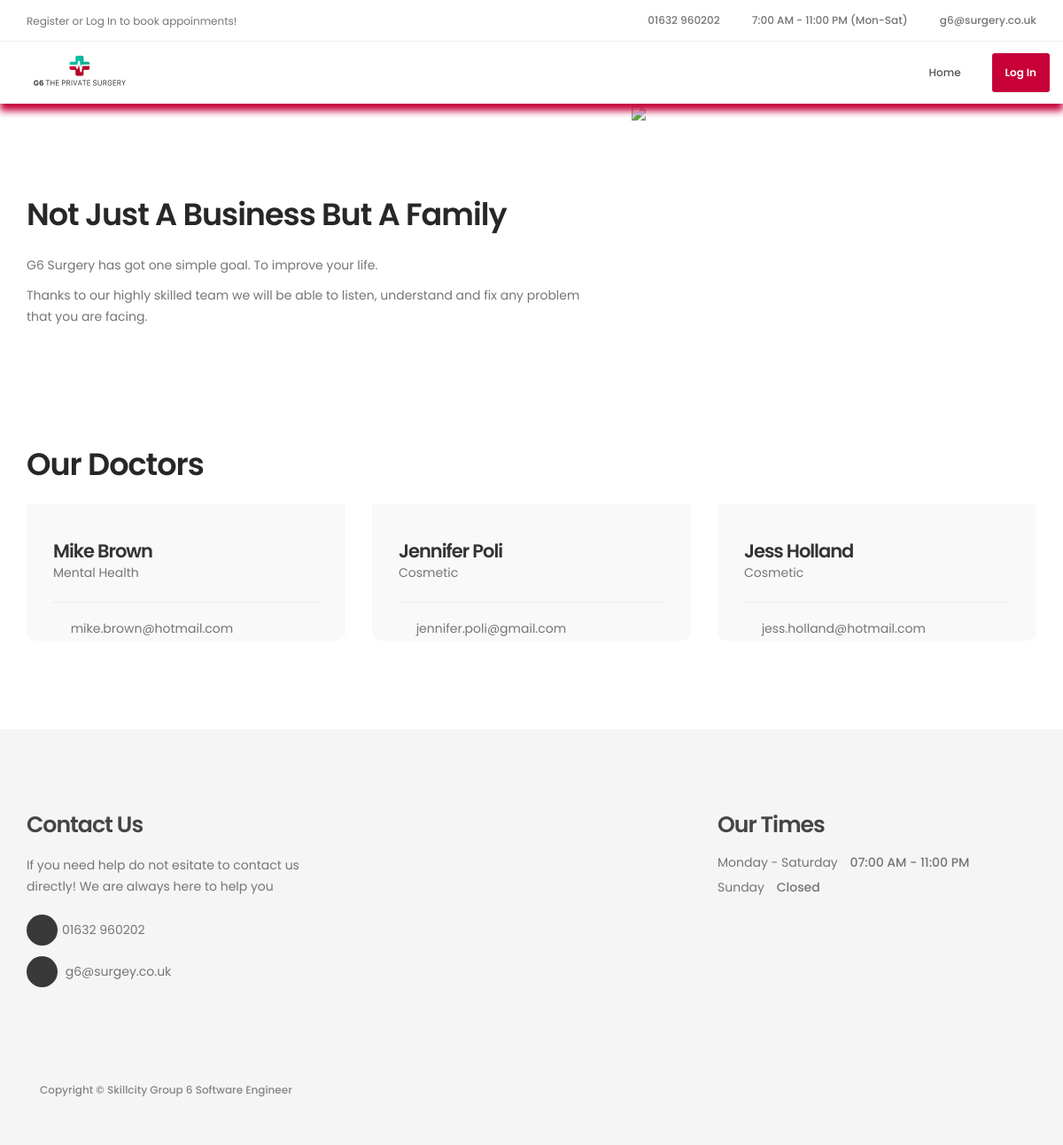
/about, run on the app's committed database.
### g6/models.py (models this page shows)
class Doctor(models.Model):
    user = models.OneToOneField(User, on_delete=models.CASCADE)
    department = models.CharField(max_length=200)

### g6/views.py (the view)
# urls.py: path('about', views.about, name="about"),
def about(request):
    doctors = Doctor.objects.all()
    return render(request, 'about-us.html', {'doctors': doctors})

### g6/templates/about-us.html
{% load static %}
<!DOCTYPE html>
<html lang="en-GB">
     {% include "header.html" %}
     <section id="">
          <div class="container">
               <div class="row">
                    <div style="margin-top: 80px;" class="col-md-7 col-sm-7">
                         <div class="about-info">
                              <h2 class="wow fadeInUp" data-wow-delay="0.6s">Not Just A Business But A Family</h2>
                              <div class="wow fadeInUp" data-wow-delay="0.8s">
                                   <p>G6 Surgery has got one simple goal. To improve your life. </p>
                                   <p>Thanks to our highly skilled team we will be able to listen, understand and fix any problem that you are facing.</p>
                              </div>
                         </div>
                    </div>
                    <div class="col-md-5 col-sm-5">
                         <div style="position: relative; height: 100%; width: 100%;">
                              <img style="width: 70%; height:auto" src="{% static 'g6/img/homepage/about-image.png' %}">
                         </div>
                    </div>
               </div>
          </div>
     </section>
     <section id="team" data-stellar-background-ratio="1">
          <div class="container">
               <div class="row">
                    <div class="col-md-6 col-sm-6">
                         <div class="about-info">
                              <h2 class="wow fadeInUp" data-wow-delay="0.1s">Our Doctors</h2>
                         </div>
                    </div>
                    <div class="clearfix"></div>
                    {% for item in doctors %}
                         <div class="col-md-4 col-sm-6">
                              <div class="team-thumb wow fadeInUp" data-wow-delay="0.2s">
                                   <div class="team-info">
                                        <h3>{{item.user.first_name}} {{item.user.last_name}}</h3>
                                        <p>{{item.department}}</p>
                                        <div class="team-contact-info">
                                             <p><i class="fa fa-envelope-o"></i> <a href="#">{{item.user.email}}</a></p>
                                        </div>
                                   </div>
                              </div>
                         </div>
                    {% endfor %}
               </div>
          </div>
     </section>
     {% include "footer.html" %}
</body>
</html>

### g6/static/g6/css/homepage/homepage-styling.css (style rules this page uses)
body { background: #ffffff; font-family: 'Poppins', sans-serif; overflow-x: hidden; }
h1,h2,h3,h4,h5,h6 { font-weight: 600; line-height: inherit; }
h1,h2,h3,h4 { letter-spacing: -1px; }
h2 { color: #272727; font-size: 3em; padding-bottom: 10px; }
h3 { font-size: 1.8em; line-height: 1.2em; margin-bottom: 0; }
p { color: #757575; font-size: 14px; font-weight: normal; line-height: 24px; }
html { -webkit-font-smoothing: antialiased; }
a { color: #252525; -webkit-transition: 0.5s; transition: 0.5s; text-decoration: none !important; }
#about, #team, #news, #news-detail { position: relative; padding-top: 100px; padding-bottom: 100px; }
.team-thumb { background-color: #f9f9f9; border-radius: 0 0 10px 10px; position: relative; overflow: hidden; cursor: pointer; }
.team-info { padding: 20px 30px 0 30px; }
.team-contact-info { border-top: 1px solid #e9e9e9; padding-top: 1.2em; margin-top: 1.5em; }
.team-contact-info .fa { margin-right: 5px; display: inline-block; }
.team-contact-info p { margin-bottom: 2px; }
.team-contact-info a { color: #757575; }
@media only screen and (max-width: 1200px) { h2 { font-size: 2.5em; } }
@media only screen and (max-width: 1200px) { h3 { font-size: 1.5em; } }

### data on the page
Doctor: user.first_name "Mike", user.last_name "Brown", department "Mental Health", user.email "mike.brown@hotmail.com"
Doctor: user.first_name "Jennifer", user.last_name "Poli", department "Cosmetic", user.email "jennifer.poli@gmail.com"
Doctor: user.first_name "Jess", user.last_name "Holland", department "Cosmetic", user.email "jess.holland@hotmail.com"
